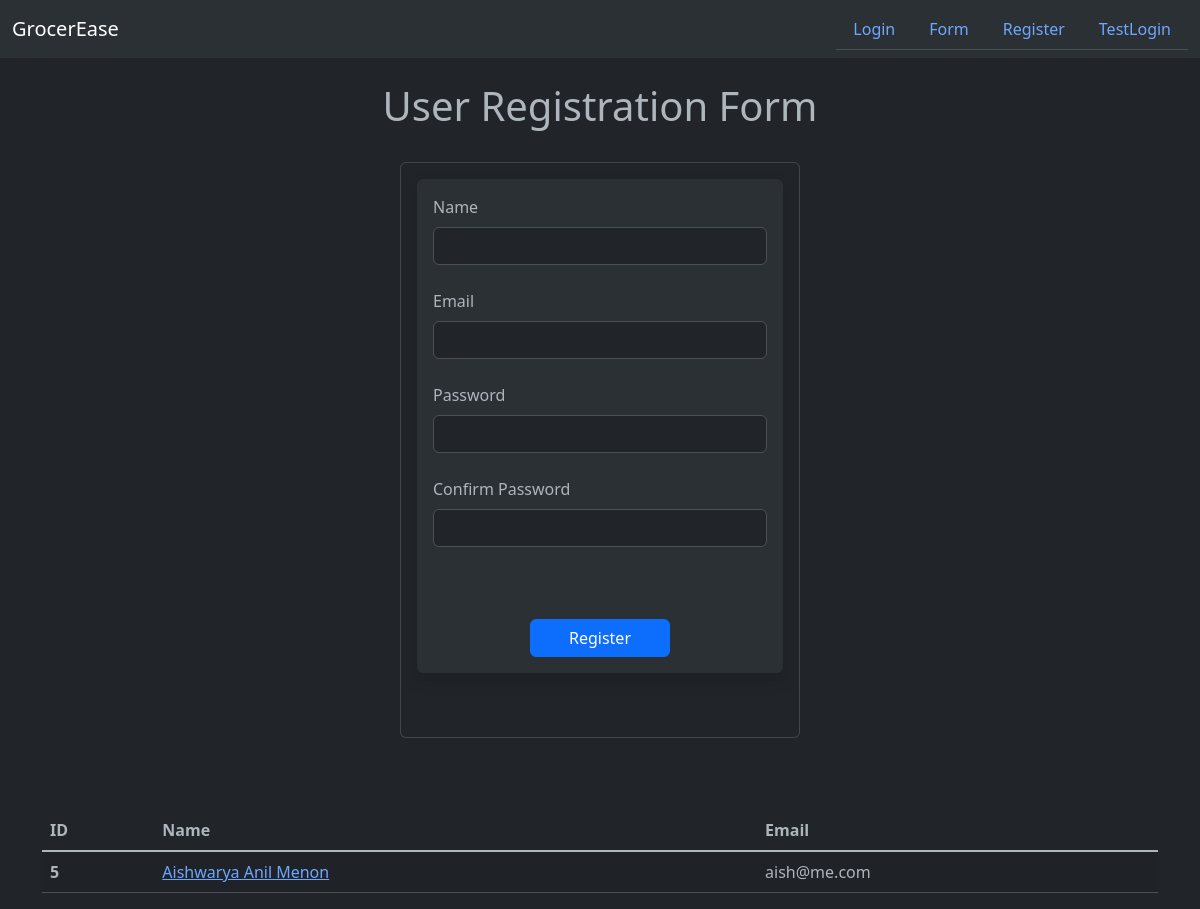
The page /user/add on the database as committed earlier.
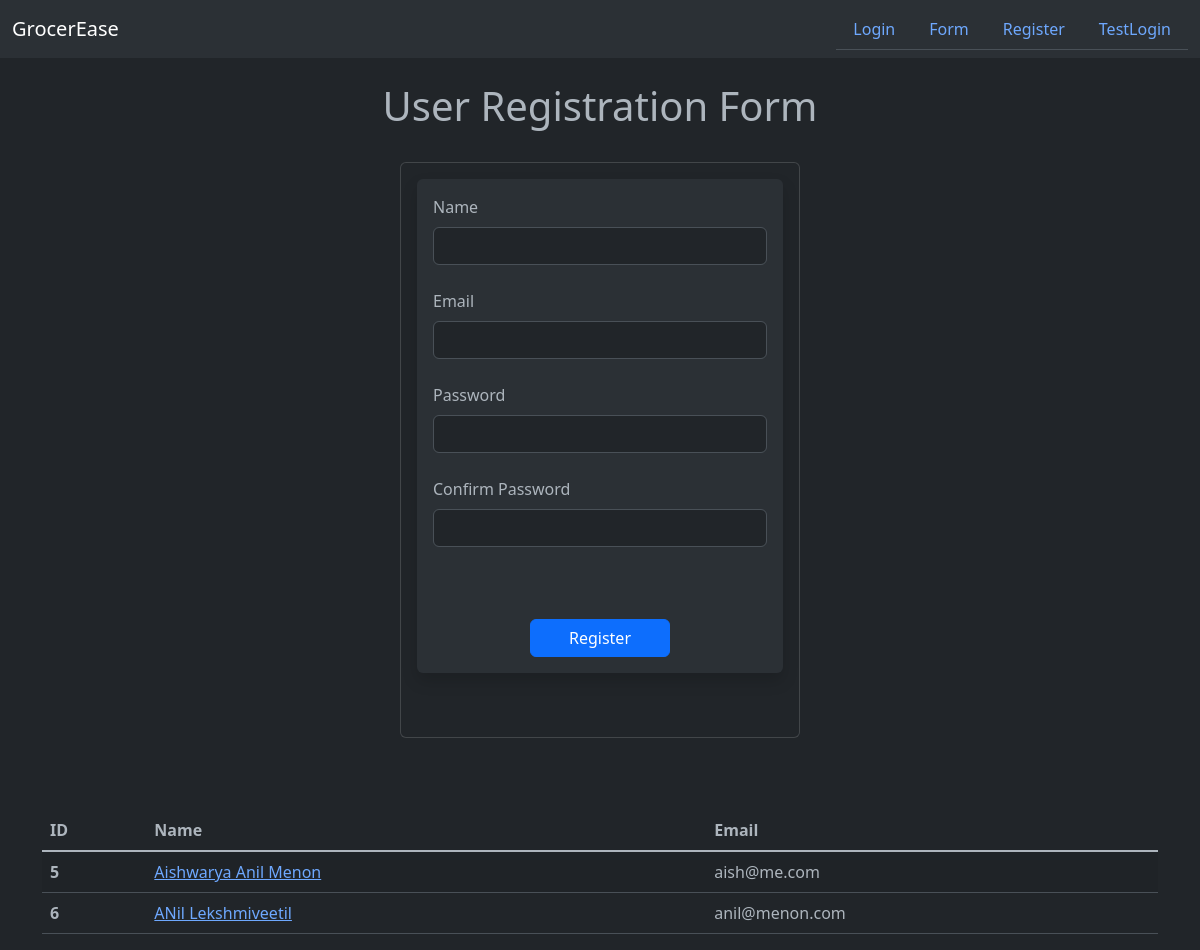
The same page on the database as committed later.
### application/models.py (models this page shows)
class User(db.Model):
    user_id = db.Column(db.Integer, primary_key=True, autoincrement=True)
    name = db.Column(db.Text, nullable=False)
    username = db.Column(db.Text, unique=True, nullable=False)
    date_added = db.Column(db.DateTime, default=datetime.utcnow)
    email = db.Column(db.Text, nullable=False)
    role = db.Column(db.Text, nullable=False)
    password_hash = db.Column(db.String(128))

### application/controllers.py (the view, shortened to what this page needs)
@app.route('/user/add', methods=['GET', 'POST'])
def add_user():
    name = None
    form = UserForm()
    all_users = User.query.order_by(User.date_added)
    return render_template('add_user.html',
                           form=form,
                           name=name,
                           all_users=all_users)

### application/controllers.py
class UserForm(FlaskForm):
    name = StringField("Name", validators=[DataRequired()])
    email = StringField("Email", validators=[DataRequired()])
    password_hash = PasswordField("Password", validators=[DataRequired(), EqualTo('password_hash_confirm', message='Both Passwords must Match!')])
    password_hash_confirm = PasswordField("Confirm Password", validators=[DataRequired()])
    submit = SubmitField("Submit")

### templates/add_user.html (shortened to what this page needs)
{% extends 'base.html' %}
{% block content %}
{% if name %}
    <h1>Welcome, {{ name.split()[0].title() }}!!</h1>
    <br/><br/><br/>
<table class="table table-striped">
    <thead>
        <tr>
          <th scope="col">ID</th>
          <th scope="col">Name</th>
          <th scope="col">Email</th>
        </tr>
    </thead>
    <tbody  class="table-group-divider">
    {% for user in all_users %}
        <tr>
          <th scope="row">{{ user.user_id }}</th>
          <td>{{ user.name }}</td>
          <td>{{ user.email }}</td>
        </tr>
    {% endfor %}
    </tbody>
</table>
{% else %}
    <h1><center>User Registration Form</center></h1>
    <br/>
    <div class="d-flex justify-content-center">
        <div class="card" style="width: 400px;">
            <div class="card-body">
                <div class="shadow p-3 mb-5 bg-body-tertiary rounded">
                    <form method=POST>
                        {{ form.name.label(
                            class="form-label") }}
                        {{ form.name(
                            class="form-control") }}
                        <br/>
                        {{ form.email.label(
                            class="form-label") }}
                        {{ form.email(
                            class="form-control") }}
                        <br/>
                        {{ form.password_hash.label(
                            class="form-label") }}
                        {{ form.password_hash(
                            class="form-control") }}
                        <br/>
                        {{ form.password_hash_confirm.label(
                            class="form-label") }}
                        {{ form.password_hash_confirm(
                            class="form-control") }}
                        <br/><br/><br/>
                            <center>{{ form.submit(class="btn btn-primary d-grid col-5 mx-auto", value="Register") }}</center>
                    </form>
                </div>
            </div>
        </div>
    </div>
<br/><br/><br/>
<table class="table table-striped">
    <thead>
        <tr>
          <th scope="col">ID</th>
          <th scope="col">Name</th>
          <th scope="col">Email</th>
        </tr>
    </thead>
    <tbody  class="table-group-divider">
    {% for user in all_users %}
        <tr>
          <th scope="row">{{ user.user_id }}</th>
          <td><a href="{{ url_for('update', user_id=user.user_id) }}">{{ user.name }}</a></td>
          <td>{{ user.email }}</td>
        </tr>
    {% endfor %}
    </tbody>
</table>
{% endif %}
{% endblock %}

### templates/base.html (shortened to what this page needs)
<!doctype html>
<html lang="en" data-bs-theme="dark">
  <head>
    <link href="https://cdn.jsdelivr.net/npm/bootstrap@5.3.0/dist/css/bootstrap.min.css" rel="stylesheet">
  </head>
  <body>
    {% include 'navbar.html' %}
    <br/>
    <div class="container">
        {% block content %}
        {% endblock %}
    </div>
  </body>
</html>

### templates/navbar.html (shortened to what this page needs)
<nav class="navbar navbar-expand-lg bg-body-tertiary">
    <div class="container-fluid">
      <a class="navbar-brand" href="{{ url_for('index') }}">GrocerEase</a>
      <div class="collapse navbar-collapse justify-content-end" id="navbarSupportedContent">
        <ul class="nav justify-content-end nav-tabs">
          <li class="nav-item">
            <a class="nav-link" href="{{ url_for('user_login') }}">Login</a>
          </li>
          <li class="nav-item">
            <a class="nav-link" href="{{ url_for('name') }}">Form</a>
          </li>
          <li class="nav-item">
            <a class="nav-link" href="{{ url_for('add_user') }}">Register</a>
          </li>
          <li class="nav-item">
            <a class="nav-link" href="{{ url_for('test_pw') }}">TestLogin</a>
          </li>
        </ul>
      </div>
    </div>
  </nav>

Rows that differ between the two databases and show on the page:
added User: user_id "6", name "ANil Lekshmiveetil", email "anil@menon.com"
